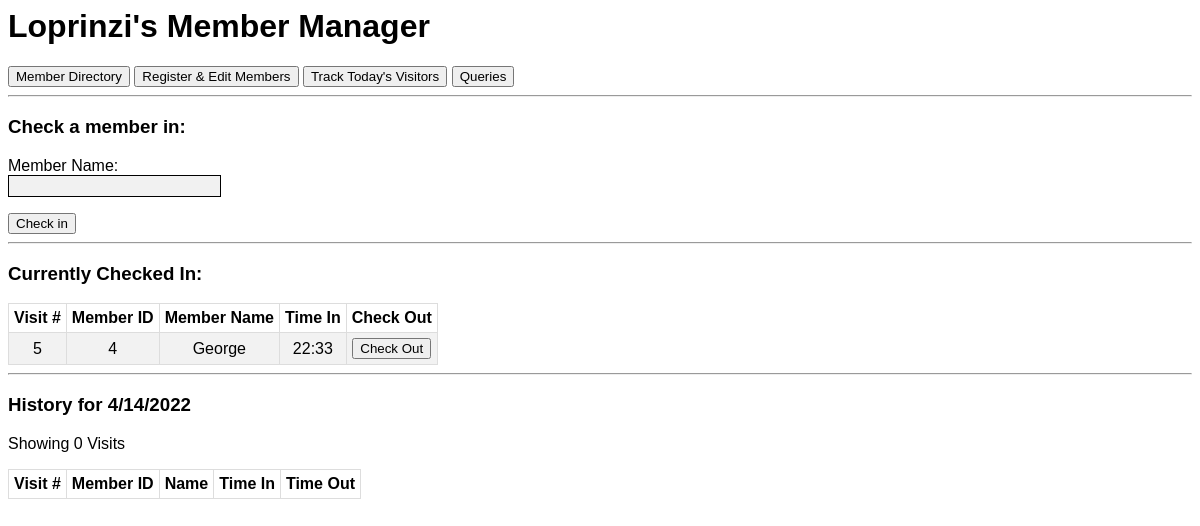
Page /today on the committed database.
### sql_app/models.py (models this page shows, shortened)
class Visit(Base):
    __tablename__ = "visits"
    id = Column(Integer, primary_key=True, index=True)
    member_id = Column(Integer, ForeignKey("members.id"))
    name = Column(String, index=True)
    timein = Column(Integer, index=True)
    timeout = Column(Integer, index=True)
    member = relationship("Member", back_populates="visits")

### sql_app/main.py (the view)
@app.get("/", response_class=HTMLResponse)
async def sample(request: Request, skip: int = 0, limit: int = 100, db: Session = Depends(get_db)):
    log.info("loadaed main page", var1="fish", meta={"a meta":"dictionary"})
    members = crud.get_members(db, skip=skip)
    members = [e.aslist() for e in members]
    return templates.TemplateResponse("./welcome.html", {"request": request, "members":members})

### templates/today.html (shortened to what this page needs)
<head>
</head>
<body>
    {% include "header.html" %}
    <h3>Check a member in:</h3>
    <form id=checkin>
        <label for="name">Member Name:</label><br>
        <div class="autocomplete" style="width:300px;">
        <input type="text" id="name" name="name"><br>
        </div>
    </form>
    <button form="checkin" type="sumbit" onclick="checkin_member()">Check in</button>
    <hr>
    <h3>Currently Checked In: </h3>
    <table>
        <tr>
            <th>Visit #</th>
            <th>Member ID</th>
            <th>Member Name</th>
            <th>Time In</th>
            <th>Check Out</th>
        </tr>
        {% for e in curOBJ %}
        <tr>
            <td>{{e[0]}}</td>
            <td>{{e[1]}}</td>
            <td>{{e[2]}}</td>
            <td>{{e[3]}}</td>
            <form>
            <td><button type="submit" onclick="checkout_member('{{curOBJ[loop.index-1][1]}}')">Check Out</button></td>
            </form>
        </tr>
        {% endfor %}
    </table>
    <hr>
    <h3>History for  <script> document.write(new Date().toLocaleDateString()); </script></h3>
    <p>Showing {{hstOBJ | length}} Visits</p>
    <table>
        <tr>
            <th>Visit #</th>
            <th>Member ID</th>
            <th>Name</th>
            <th>Time In</th>
            <th>Time Out</th>
        </tr>
    </table>
</body>

### templates/header.html (style rules this page uses)
table { border: 1px solid black; border-collapse: collapse; }
td, th { padding: 5px; text-align: left; border: 1px solid #ddd; text-align: center; }
tr:nth-child(even) { background-color: #f2f2f2; }
* { box-sizing: border-box; }
body { font: 16px Arial; }
.autocomplete { position: relative; display: inline-block; }
input { border: 1px solid black; background-color: #f1f1f1; font-size: 16px; }

### rows in the picture
Visit: id "5", member "4", name "George", e "22:33"

### other values in the picture
{{ hstOBJ | length }} "0"
